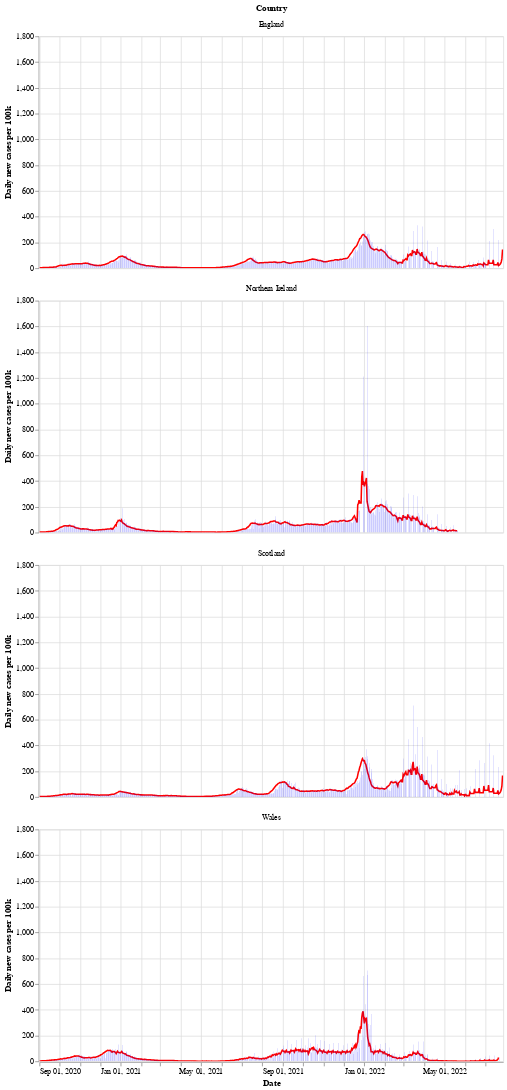

The notebook cell saved with this chart:
### Markdown cell above
Next is a bar chart of the number of new cases in each country (per 100k population), with the 7 day moving average of cases. Again we see that Wales saw a longer period of raising and falling cases compared to the other countries.

After a period of cases falling, each nation is now seeing a rise in the number of cases - especially in Wales.

### Code cell
# collapse
bars = alt.Chart(uk_cases).mark_bar().encode(
    x=alt.X("yearmonthdate(date):T", axis=alt.Axis(title='Date')),
    y=alt.Y("newCasesRate:Q", axis=alt.Axis(title='Daily new cases per 100k')),
    tooltip='newCasesRate',
    color=alt.condition(
        alt.datum.dailyChange > 0,
        alt.value("orange"),  # The positive color
        alt.value("blue")  # The negative color
    )
).properties(title='New cases per 100k population with rolling 7 day average', width=600).interactive()
line = alt.Chart(uk_cases).mark_line(
    color='red',
    size=2,
).transform_window(
    rolling_mean='mean(newCasesRate)',
    frame=[0, 7],
    groupby=['areaName']
).encode(
    x='yearmonthdate(date):T',
    y='rolling_mean:Q'
)
alt.layer(line, bars, data=uk_cases).facet(alt.Row('areaName', title='Country'), columns=1)

### Figure 1 — Vega-Lite specification as saved in the notebook (floating-point values rounded to 4 significant figures; data arrays with more than 128 entries replaced by an {"elided": "..."} marker saying what was removed)
{"config": {"view": {"continuousWidth": 400, "continuousHeight": 300}}, "data": {"name": "data-9a312f84c7c25713f0d0ae48baf2fd18"}, "facet": {"type": "nominal", "field": "areaName", "title": "Country"}, "spec": {"layer": [{"mark": {"type": "line", "color": "red", "size": 2}, "encoding": {"x": {"type": "temporal", "field": "date", "timeUnit": "yearmonthdate"}, "y": {"type": "quantitative", "field": "rolling_mean"}}, "transform": [{"window": [{"op": "mean", "field": "newCasesRate", "as": "rolling_mean"}], "frame": [0, 7], "groupby": ["areaName"]}]}, {"mark": "bar", "encoding": {"color": {"condition": {"value": "orange", "test": "(datum.dailyChange > 0)"}, "value": "blue"}, "tooltip": {"type": "quantitative", "field": "newCasesRate"}, "x": {"type": "temporal", "axis": {"title": "Date"}, "field": "date", "timeUnit": "yearmonthdate"}, "y": {"type": "quantitative", "axis": {"title": "Daily new cases per 100k"}, "field": "newCasesRate"}}, "selection": {"selector002": {"type": "interval", "bind": "scales", "encodings": ["x", "y"]}}, "title": "New cases per 100k population with rolling 7 day average", "width": 600}]}, "columns": 1, "$schema": "https://vega.github.io/schema/vega-lite/v4.8.1.json", "datasets": {"data-9a312f84c7c25713f0d0ae48baf2fd18": {"elided": "2706 records"}}}
